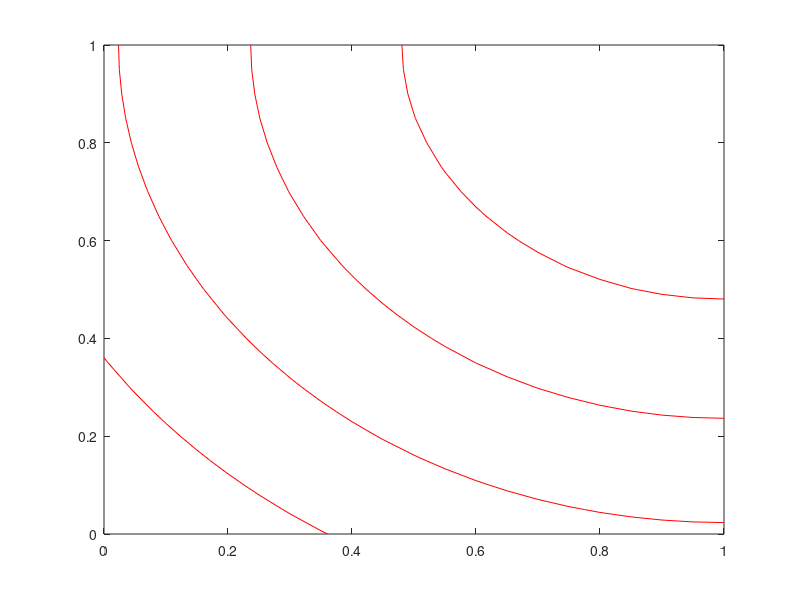

This chart was generated by the following MATLAB code: (Note: this script raises an error after producing the figure.)
mu1 = [1 1];
sigma = [1 0; 0 1];

 
x1 = 0:.05:1;
x2 = 0:.05:1;
% x1 = -3:.05:3;
% x2 = -3:.05:3;

[X1,X2] = meshgrid(x1,x2);
X = [X1(:) X2(:)];

y1 = mvnpdf(X,mu1,sigma);
y1 = reshape(y1,length(x2),length(x1));

figure
c1 = contour(x1,x2,y1,[4], 'r');
f1 = gca;
f1.FontSize = 12;
xlabel('S')
ylabel('T')
f1.XAxisLocation ='bottom';
xticks([0 1])
xticklabels({'0', '1'})
f1.YAxisLocation ='left';
yticks([0 1])
yticklabels({'0', '1'})
hold on
scatter(1,1,'MarkerEdgeColor','r',...
              'MarkerFaceColor','r',...
              'LineWidth',1.5)
text(1,1.03,'K_m_a_x','FontSize', 14)
text(0.65,0.65,'K_1','FontSize', 14)
text(0.5,0.5,'K_2','FontSize', 14)
text(0.35,0.35,'K_3','FontSize', 14)
text(0.2,0.2,'K_4','FontSize', 14)

arrowX = [0.25 0.8];
arrowY = [0.08 0.08];
annotation('arrow',arrowX,arrowY);

arrowX2 = [0.1 0.1];
arrowY2 = [0.25 0.8];
annotation('arrow',arrowX2,arrowY2);

text(0.49,0.9,'K_m_a_x > K_1 > K_2 > K_3 > K_4','FontSize', 14)
